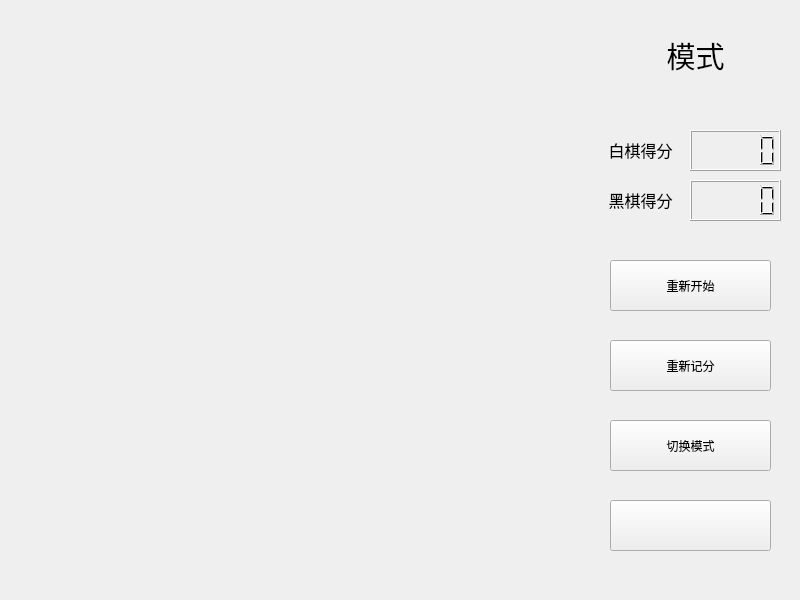
<?xml version="1.0" encoding="UTF-8"?>
<ui version="4.0">
 <class>Game</class>
 <widget class="QWidget" name="Game">
  <property name="geometry">
   <rect>
    <x>0</x>
    <y>0</y>
    <width>800</width>
    <height>600</height>
   </rect>
  </property>
  <property name="windowTitle">
   <string>Form</string>
  </property>
  <widget class="QPushButton" name="restart">
   <property name="geometry">
    <rect>
     <x>610</x>
     <y>260</y>
     <width>161</width>
     <height>51</height>
    </rect>
   </property>
   <property name="text">
    <string>重新开始</string>
   </property>
  </widget>
  <widget class="QPushButton" name="change">
   <property name="geometry">
    <rect>
     <x>610</x>
     <y>420</y>
     <width>161</width>
     <height>51</height>
    </rect>
   </property>
   <property name="text">
    <string>切换模式</string>
   </property>
  </widget>
  <widget class="QPushButton" name="Regret">
   <property name="geometry">
    <rect>
     <x>610</x>
     <y>500</y>
     <width>161</width>
     <height>51</height>
    </rect>
   </property>
   <property name="text">
    <string/>
   </property>
  </widget>
  <widget class="QLabel" name="mode">
   <property name="geometry">
    <rect>
     <x>610</x>
     <y>30</y>
     <width>171</width>
     <height>51</height>
    </rect>
   </property>
   <property name="text">
    <string>&lt;html&gt;&lt;head/&gt;&lt;body&gt;&lt;p align=&quot;center&quot;&gt;&lt;span style=&quot; font-size:22pt;&quot;&gt;模式&lt;/span&gt;&lt;/p&gt;&lt;/body&gt;&lt;/html&gt;</string>
   </property>
  </widget>
  <widget class="QLCDNumber" name="lcdNumber1">
   <property name="geometry">
    <rect>
     <x>690</x>
     <y>130</y>
     <width>91</width>
     <height>41</height>
    </rect>
   </property>
  </widget>
  <widget class="QLCDNumber" name="lcdNumber2">
   <property name="geometry">
    <rect>
     <x>690</x>
     <y>180</y>
     <width>91</width>
     <height>41</height>
    </rect>
   </property>
  </widget>
  <widget class="QLabel" name="label">
   <property name="geometry">
    <rect>
     <x>590</x>
     <y>130</y>
     <width>101</width>
     <height>41</height>
    </rect>
   </property>
   <property name="text">
    <string>&lt;html&gt;&lt;head/&gt;&lt;body&gt;&lt;p align=&quot;center&quot;&gt;&lt;span style=&quot; font-size:12pt;&quot;&gt;白棋得分&lt;/span&gt;&lt;/p&gt;&lt;/body&gt;&lt;/html&gt;</string>
   </property>
  </widget>
  <widget class="QLabel" name="label_2">
   <property name="geometry">
    <rect>
     <x>590</x>
     <y>180</y>
     <width>101</width>
     <height>41</height>
    </rect>
   </property>
   <property name="text">
    <string>&lt;html&gt;&lt;head/&gt;&lt;body&gt;&lt;p align=&quot;center&quot;&gt;&lt;span style=&quot; font-size:12pt;&quot;&gt;黑棋得分&lt;/span&gt;&lt;/p&gt;&lt;/body&gt;&lt;/html&gt;</string>
   </property>
  </widget>
  <widget class="QPushButton" name="recount">
   <property name="geometry">
    <rect>
     <x>610</x>
     <y>340</y>
     <width>161</width>
     <height>51</height>
    </rect>
   </property>
   <property name="text">
    <string>重新记分</string>
   </property>
  </widget>
 </widget>
 <resources/>
 <connections/>
</ui>
